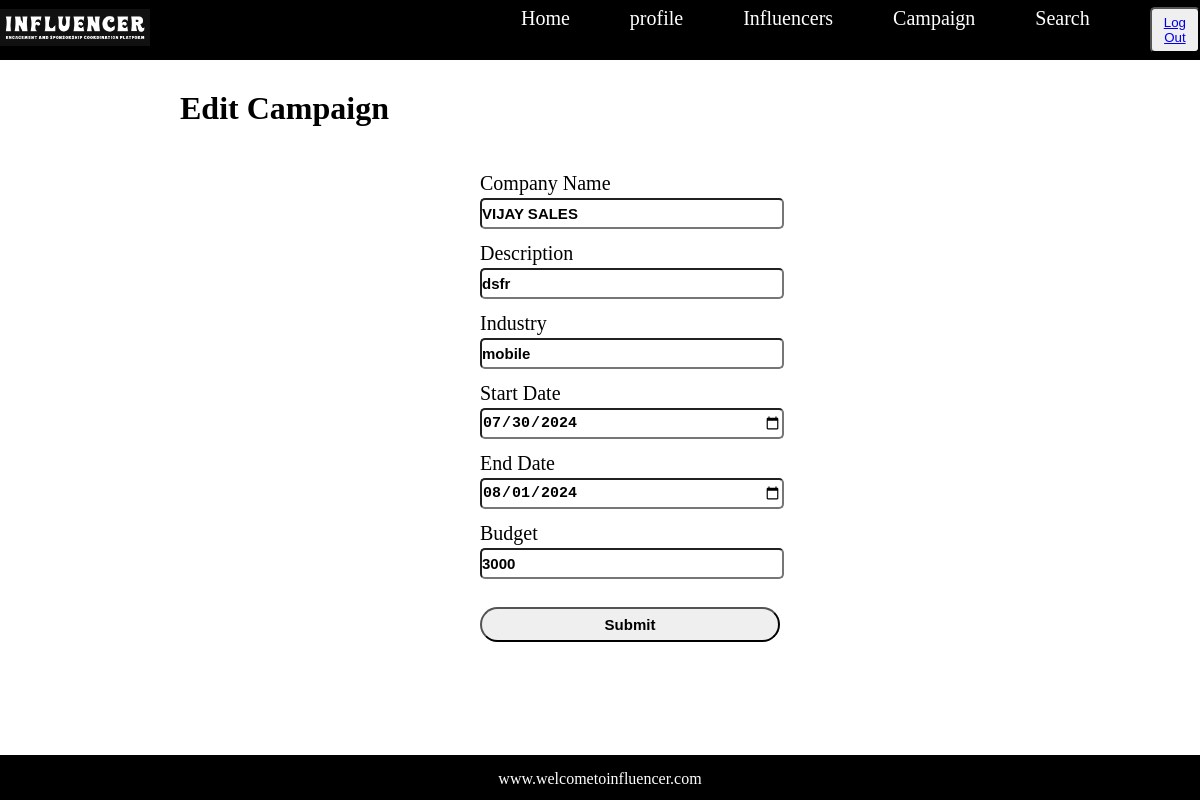
Screenshot of /edit_campaign/1 (signed in) with the database file from the repository.
### model.py (models this page shows)
class Campaign(db.Model):
    sponsor_id = db.Column(db.Integer(),primary_key=True)
    user_id = db.Column(db.Integer(),nullable=False)
    brand_name = db.Column(db.String(),unique=True)
    company_name = db.Column(db.String(),nullable=False)
    desc = db.Column(db.String(),nullable=False)
    industry = db.Column(db.String(),nullable=False)
    start_date = db.Column(db.Date())
    end_date = db.Column(db.Date())
    budget = db.Column(db.Integer(),nullable=False)

### controller.py (the view, shortened to what this page needs)
@app.route("/edit_campaign/<int:id>",methods=["GET", "POST"])   # route for edit Exist campaign
def edit_campaign(id):
        if "username" in session:
            user=Register.query.filter_by(username=session['username']).first()
            if user.role=='sponsor' or user.role=='admin':
                if request.method=='GET':
                    campaign=Campaign.query.filter_by(sponsor_id=id).first()
                    return render_template('edit_campaign.html',campaign=campaign,role=user.role)
            else:
                return '<h1> Edit Restricted </h1>'
        else:
            return redirect ('/login')

### templates/edit_campaign.html
{% extends 'layout.html' %}
{% block body %}
<div class="sponsor-form">
    <h1>Edit Campaign</h1>
    <form action="/edit_campaign/{{campaign.sponsor_id}}" method="post">
        <div class="spon-form">
            <div class="spon-form-list">
                <label for="company_name">Company Name</label>
                <input type="text" id="company_name" value="{{campaign.company_name}}" name="company_name" required>
            </div>
            <div class="spon-form-list">
                <label for="desc">Description</label>
                <input type="text" id="desc" value="{{campaign.desc}}" name="desc" required>
            </div>
            <div class="spon-form-list">
                <label for="industry">Industry</label>
                <input type="text" id="industry" value="{{campaign.industry}}" name="industry" required>
            </div>
            <div class="spon-form-list">
                <label for="start_date">Start Date</label>
                <input type="date" id="start_date" value="{{campaign.start_date}}" name="start_date" required>
            </div>
            <div class="spon-form-list">
                <label for="end_date">End Date</label>
                <input type="date" id="end_date" value="{{campaign.end_date}}" name="end_date" required>
            </div>
            <div class="spon-form-list">
                <label for="budget">Budget</label>
                <input type="integer" id="budget" value="{{campaign.budget}}" name="budget" required>
            </div>
            <input class="sponsor-form-btn" type="submit" value="Submit">
        </div>
    </form>
</div>
{% endblock %}

### static/utilits.css (style rules this page uses)
* { margin: 0; padding: 0; }
.sponsor-form { min-height: 80vh; max-width: 70vw; margin: auto; padding-top: 30px; }
.spon-form { width: 20vw; margin: auto; height: 20vh; display: flex; flex-direction: column; gap: 8px; margin-top: 40px; }
.spon-form-list { display: flex; flex-direction: column; gap: 3px; }
.spon-form-list label { font-size: 20px; padding-top: 5px; }
.spon-form-list input { height: 27px; width: 25vw; border-radius: 5px; font-weight: 550; font-size: 15px; }
.sponsor-form-btn { padding: 7px 0px; width: 25vw; font-size: 15px; font-weight: bold; margin-top: 20px; border-radius: 20px; cursor: pointer; }

### rows the page displays
Campaign: company_name "VIJAY SALES", desc "dsfr", industry "mobile", start_date "07/30/2024", end_date "08/01/2024", budget "3000"
